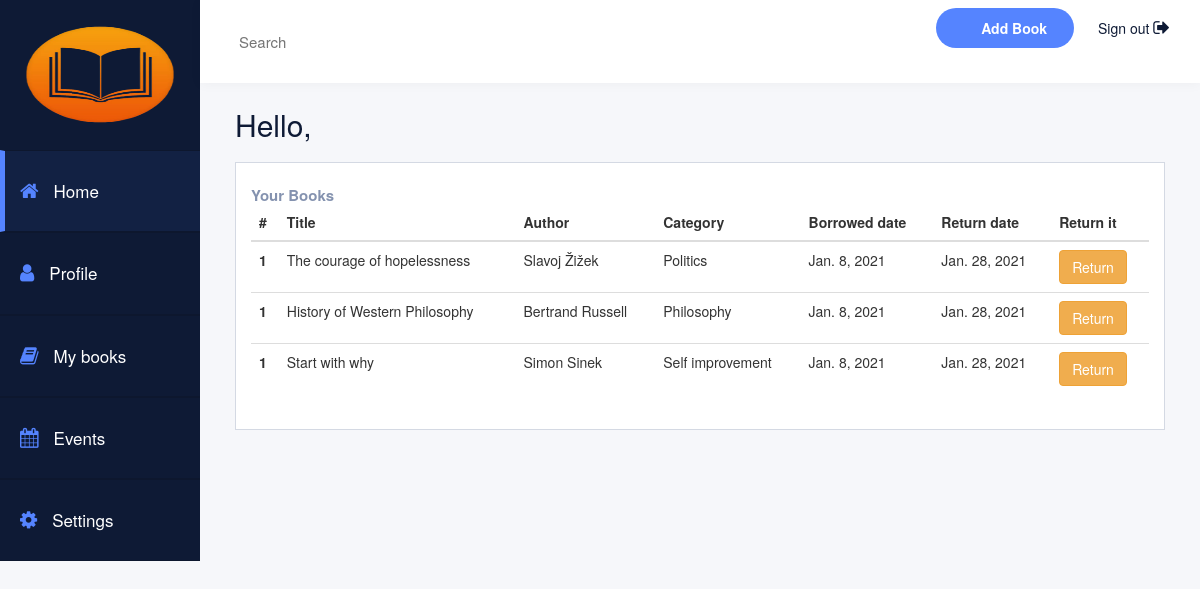
The page /library/books/16 on the database its author committed.
### app/models.py (models this page shows, shortened)
class Book(models.Model):
    title = models.CharField(max_length=100)
    price = models.FloatField()
    available = models.BooleanField()
    category = models.CharField(max_length=200, default='Novel')
    quantity = models.IntegerField(default=1)
    author = models.ForeignKey(Author, on_delete=models.CASCADE)

class Author(models.Model):
    address = models.CharField(max_length=200)
    name = models.CharField(max_length=100)
    bio = models.CharField(max_length=2000, default=None)

class Borrow(models.Model):
    date = models.DateField()
    user = models.ForeignKey(User, on_delete=models.CASCADE)
    book = models.ForeignKey(Book, on_delete=models.CASCADE)

### app/views.py (the view)
# urls.py: path('books/<int:id>', views.my_books, name="my_books"),
def my_books(request, id):
    user = User.objects.filter(id=id).first()
    result = Borrow.objects.filter(user=user)
    books = []
    for r in result:
        book = Book.objects.filter(id=r.book_id).first()
        author = Author.objects.filter(id=book.author_id).first()
        borrowed_date = r.date
        return_date = r.date
        data = {
            'book': book,
            'author': author,
            'borrow_date': borrowed_date,
            'return_date': return_date + timedelta(days=20)
        }
        books.append(data)
    context = {
        'books': books,
        'user': user,
        'result': result
    }
    return render(request, 'my_books.html', context=context)

### app/templates/my_books.html
{% extends 'dashboard.html' %}
{% block content %}
    <div class="sales report">
        <h2>Your Books</h2>
                {% if books %}
                    <table class="table">
                      <thead class="thead">
                        <tr>
                          <th scope="col">#</th>
                          <th scope="col">Title</th>
                          <th scope="col">Author</th>
                          <th scope="col">Category</th>
                           <th scope="col">Borrowed date</th>
                           <th scope="col">Return date</th>
                           <th scope="col">Return it</th>
                        </tr>
                      </thead>
                      <tbody>
                      {% for b in books %}
                        <tr>
                          <th scope="row">1</th>
                          <td>{{b.book.title}}</td>
                          <td>{{b.author.name}}</td>
                          <td>{{b.book.category}}</td>
                          <td>{{b.borrow_date}}</td>
                          <td>{{b.return_date}}</td>
                          <td>
                              <a href="{% url 'return_book' b.book.id %}" class="btn btn-warning">
                                  Return
                              </a>
                          </td>
                        </tr>
                      {% endfor %}
                      </tbody>
                    </table>
                {% else %}
                    <hr style="visibility: hidden">
                    <hr style="visibility: hidden">
                    <hr>
                    <p class="alert-info">At the moment you don't have borrowed books</p>
                {% endif %}
    </div>
{% endblock %}

### app/static/css/dashboard.css (style rules this page uses)
a:focus,a:hover,a { outline:none; text-decoration: none; }
.home { background: #f6f7fa; }
.sales { background: #ffffff none repeat scroll 0 0; border: 1px solid #d4d9e3; display: inline-block; padding: 15px; width: 100%; }
.sales h2 { color: #8492af; float: left; font-size: 21px; font-weight: 600; margin: 0; padding: 9px 0 0; }
@media only screen and (min-device-width: 767px) and (max-device-width: 998px) { .user-dashboard .sales h2 { font-size: 15px; } }

### rows shown on the page
Book: book "The courage of hopelessness", author.name "Slavoj Žižek", book.category "Politics", borrow_date "Jan. 8, 2021", return_date "Jan. 28, 2021"
Book: book "History of Western Philosophy", author.name "Bertrand Russell", book.category "Philosophy", borrow_date "Jan. 8, 2021", return_date "Jan. 28, 2021"
Book: book "Start with why", author.name "Simon Sinek", book.category "Self improvement", borrow_date "Jan. 8, 2021", return_date "Jan. 28, 2021"
